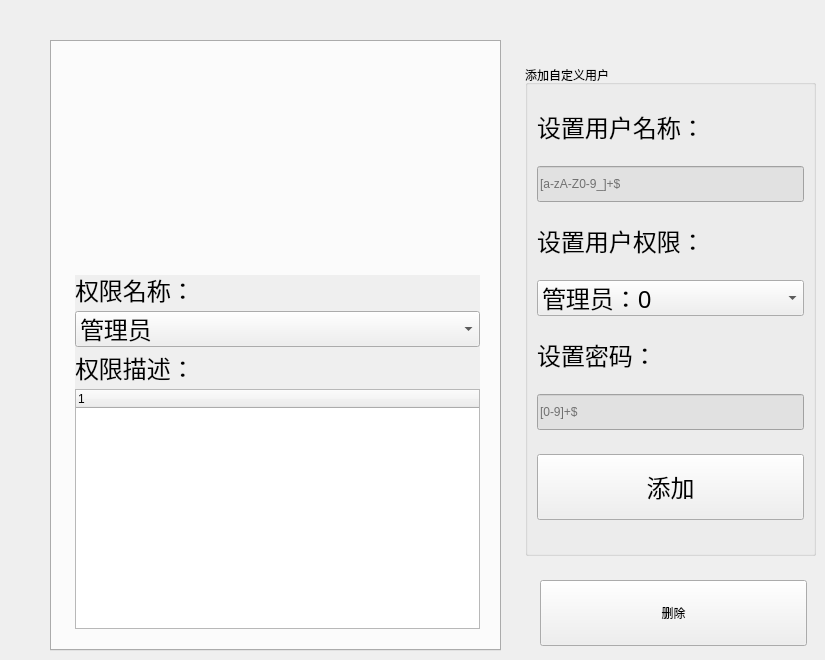
   <widget class="QWidget" name="tab_5">
    <attribute name="title">
     <string/>
    </attribute>
    <widget class="QGroupBox" name="gB_User">
     <property name="geometry">
      <rect>
       <x>525</x>
       <y>65</y>
       <width>291</width>
       <height>491</height>
      </rect>
     </property>
     <property name="styleSheet">
      <string notr="true">font: 18pt &quot;幼圆&quot;;</string>
     </property>
     <property name="title">
      <string>添加自定义用户</string>
     </property>
     <layout class="QVBoxLayout" name="verticalLayout_25">
      <item>
       <widget class="QLabel" name="label_65">
        <property name="minimumSize">
         <size>
          <width>0</width>
          <height>30</height>
         </size>
        </property>
        <property name="maximumSize">
         <size>
          <width>16777215</width>
          <height>30</height>
         </size>
        </property>
        <property name="font">
         <font>
          <family>幼圆</family>
          <pointsize>18</pointsize>
          <weight>50</weight>
          <italic>false</italic>
          <bold>false</bold>
         </font>
        </property>
        <property name="styleSheet">
         <string notr="true">font: 18pt &quot;幼圆&quot;;</string>
        </property>
        <property name="text">
         <string>设置用户名称：</string>
        </property>
       </widget>
      </item>
      <item>
       <widget class="QLineEdit" name="lE_SetUserName">
        <property name="minimumSize">
         <size>
          <width>0</width>
          <height>36</height>
         </size>
        </property>
        <property name="maximumSize">
         <size>
          <width>16777215</width>
          <height>36</height>
         </size>
        </property>
        <property name="styleSheet">
         <string notr="true">background-color: rgb(225, 225, 225);
font: 18pt &quot;幼圆&quot;;</string>
        </property>
        <property name="text">
         <string/>
        </property>
        <property name="maxLength">
         <number>15</number>
        </property>
        <property name="placeholderText">
         <string>[a-zA-Z0-9_]+$</string>
        </property>
       </widget>
      </item>
      <item>
       <widget class="QLabel" name="label_66">
        <property name="minimumSize">
         <size>
          <width>0</width>
          <height>30</height>
         </size>
        </property>
        <property name="maximumSize">
         <size>
          <width>16777215</width>
          <height>30</height>
         </size>
        </property>
        <property name="font">
         <font>
          <family>幼圆</family>
          <pointsize>18</pointsize>
          <weight>50</weight>
          <italic>false</italic>
          <bold>false</bold>
         </font>
        </property>
        <property name="styleSheet">
         <string notr="true">font: 18pt &quot;幼圆&quot;;</string>
        </property>
        <property name="text">
         <string>设置用户权限：</string>
        </property>
       </widget>
      </item>
      <item>
       <widget class="QComboBox" name="cB_SetUserPermission">
        <property name="sizePolicy">
         <sizepolicy hsizetype="Preferred" vsizetype="Fixed">
          <horstretch>0</horstretch>
          <verstretch>0</verstretch>
         </sizepolicy>
        </property>
        <property name="minimumSize">
         <size>
          <width>0</width>
          <height>36</height>
         </size>
        </property>
        <property name="maximumSize">
         <size>
          <width>16777215</width>
          <height>36</height>
         </size>
        </property>
        <property name="font">
         <font>
          <family>幼圆</family>
          <pointsize>18</pointsize>
          <weight>50</weight>
          <italic>false</italic>
          <bold>false</bold>
         </font>
        </property>
        <property name="styleSheet">
         <string notr="true">font: 18pt &quot;幼圆&quot;;</string>
        </property>
        <item>
         <property name="text">
          <string>管理员：0</string>
         </property>
        </item>
        <item>
         <property name="text">
          <string>工程师：1</string>
         </property>
        </item>
        <item>
         <property name="text">
          <string>操作员：2</string>
         </property>
        </item>
        <item>
         <property name="text">
          <string>代码人员：3</string>
         </property>
        </item>
       </widget>
      </item>
      <item>
       <widget class="QLabel" name="label_67">
        <property name="minimumSize">
         <size>
          <width>0</width>
          <height>30</height>
         </size>
        </property>
        <property name="maximumSize">
         <size>
          <width>16777215</width>
          <height>30</height>
         </size>
        </property>
        <property name="font">
         <font>
          <family>幼圆</family>
          <pointsize>18</pointsize>
          <weight>50</weight>
          <italic>false</italic>
          <bold>false</bold>
         </font>
        </property>
        <property name="styleSheet">
         <string notr="true">font: 18pt &quot;幼圆&quot;;</string>
        </property>
        <property name="text">
         <string>设置密码：</string>
        </property>
       </widget>
      </item>
      <item>
       <widget class="QLineEdit" name="lE_SetUserSecretNum">
        <property name="minimumSize">
         <size>
          <width>0</width>
          <height>36</height>
         </size>
        </property>
        <property name="maximumSize">
         <size>
          <width>16777215</width>
          <height>36</height>
         </size>
        </property>
        <property name="styleSheet">
         <string notr="true">background-color: rgb(225, 225, 225);
font: 18pt &quot;幼圆&quot;;</string>
        </property>
        <property name="maxLength">
         <number>15</number>
        </property>
        <property name="placeholderText">
         <string>[0-9]+$</string>
        </property>
       </widget>
      </item>
      <item>
       <widget class="QPushButton" name="pB_AddUser">
        <property name="minimumSize">
         <size>
          <width>0</width>
          <height>66</height>
         </size>
        </property>
        <property name="maximumSize">
         <size>
          <width>16777215</width>
          <height>66</height>
         </size>
        </property>
        <property name="font">
         <font>
          <family>幼圆</family>
          <pointsize>18</pointsize>
          <weight>50</weight>
          <italic>false</italic>
          <bold>false</bold>
         </font>
        </property>
        <property name="styleSheet">
         <string notr="true">font: 18pt &quot;幼圆&quot;;</string>
        </property>
        <property name="text">
         <string>添加</string>
        </property>
       </widget>
      </item>
     </layout>
    </widget>
    <widget class="QTabWidget" name="tabWidget_Users">
     <property name="geometry">
      <rect>
       <x>50</x>
       <y>40</y>
       <width>451</width>
       <height>611</height>
      </rect>
     </property>
     <property name="font">
      <font>
       <family>幼圆</family>
       <pointsize>20</pointsize>
       <weight>50</weight>
       <italic>false</italic>
       <bold>false</bold>
      </font>
     </property>
     <property name="styleSheet">
      <string notr="true">font: 20pt &quot;幼圆&quot;;</string>
     </property>
     <property name="currentIndex">
      <number>-1</number>
     </property>
    </widget>
    <widget class="QWidget" name="widget_UsersChoice_2" native="true">
     <property name="enabled">
      <bool>true</bool>
     </property>
     <property name="geometry">
      <rect>
       <x>75</x>
       <y>275</y>
       <width>405</width>
       <height>354</height>
      </rect>
     </property>
     <property name="minimumSize">
      <size>
       <width>405</width>
       <height>354</height>
      </size>
     </property>
     <property name="maximumSize">
      <size>
       <width>405</width>
       <height>354</height>
      </size>
     </property>
     <property name="contextMenuPolicy">
      <enum>Qt::DefaultContextMenu</enum>
     </property>
     <property name="autoFillBackground">
      <bool>true</bool>
     </property>
     <property name="styleSheet">
      <string notr="true"/>
     </property>
     <layout class="QVBoxLayout" name="verticalLayout_26">
      <property name="sizeConstraint">
       <enum>QLayout::SetDefaultConstraint</enum>
      </property>
      <item>
       <widget class="QLabel" name="label_68">
        <property name="minimumSize">
         <size>
          <width>0</width>
          <height>30</height>
         </size>
        </property>
        <property name="maximumSize">
         <size>
          <width>16777215</width>
          <height>30</height>
         </size>
        </property>
        <property name="font">
         <font>
          <family>幼圆</family>
          <pointsize>18</pointsize>
          <weight>50</weight>
          <italic>false</italic>
          <bold>false</bold>
         </font>
        </property>
        <property name="styleSheet">
         <string>font: 18pt &quot;幼圆&quot;;</string>
        </property>
        <property name="text">
         <string>权限名称：</string>
        </property>
       </widget>
      </item>
      <item>
       <widget class="QComboBox" name="cB_Users">
        <property name="minimumSize">
         <size>
          <width>0</width>
          <height>36</height>
         </size>
        </property>
        <property name="maximumSize">
         <size>
          <width>16777215</width>
          <height>36</height>
         </size>
        </property>
        <property name="font">
         <font>
          <family>幼圆</family>
          <pointsize>18</pointsize>
          <weight>50</weight>
          <italic>false</italic>
          <bold>false</bold>
         </font>
        </property>
        <property name="styleSheet">
         <string notr="true">font: 18pt &quot;幼圆&quot;;</string>
        </property>
        <item>
         <property name="text">
          <string>管理员</string>
         </property>
        </item>
        <item>
         <property name="text">
          <string>工程师</string>
         </property>
        </item>
        <item>
         <property name="text">
          <string>操作员</string>
         </property>
        </item>
        <item>
         <property name="text">
          <string>代码人员</string>
         </property>
        </item>
       </widget>
      </item>
      <item>
       <widget class="QLabel" name="label_69">
        <property name="minimumSize">
         <size>
          <width>0</width>
          <height>30</height>
         </size>
        </property>
        <property name="maximumSize">
         <size>
          <width>16777215</width>
          <height>30</height>
         </size>
        </property>
        <property name="font">
         <font>
          <family>幼圆</family>
          <pointsize>18</pointsize>
          <weight>50</weight>
          <italic>false</italic>
          <bold>false</bold>
         </font>
        </property>
        <property name="styleSheet">
         <string>font: 18pt &quot;幼圆&quot;;</string>
        </property>
        <property name="text">
         <string>权限描述：</string>
        </property>
       </widget>
      </item>
      <item>
       <widget class="QTreeWidget" name="treeWidget_2">
        <property name="styleSheet">
         <string notr="true">font: 18pt &quot;幼圆&quot;;</string>
        </property>
        <column>
         <property name="text">
          <string notr="true">1</string>
         </property>
        </column>
       </widget>
      </item>
     </layout>
    </widget>
    <widget class="QPushButton" name="pB_Users_Delete">
     <property name="geometry">
      <rect>
       <x>540</x>
       <y>580</y>
       <width>267</width>
       <height>66</height>
      </rect>
     </property>
     <property name="minimumSize">
      <size>
       <width>267</width>
       <height>66</height>
      </size>
     </property>
     <property name="maximumSize">
      <size>
       <width>267</width>
       <height>66</height>
      </size>
     </property>
     <property name="styleSheet">
      <string notr="true">font: 20pt &quot;幼圆&quot;;</string>
     </property>
     <property name="text">
      <string>删除</string>
     </property>
    </widget>
   </widget>
